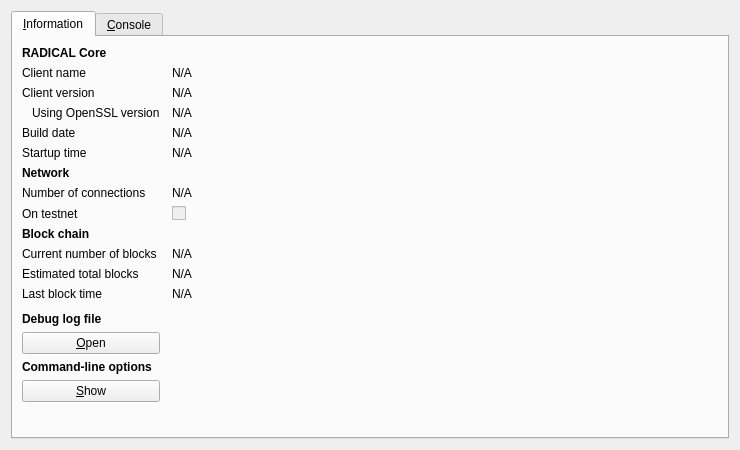
<?xml version="1.0" encoding="UTF-8"?>
<ui version="4.0">
 <class>RPCConsole</class>
 <widget class="QDialog" name="RPCConsole">
  <property name="geometry">
   <rect>
    <x>0</x>
    <y>0</y>
    <width>740</width>
    <height>450</height>
   </rect>
  </property>
  <property name="windowTitle">
   <string>RADICAL - Debug window</string>
  </property>
  <layout class="QVBoxLayout" name="verticalLayout_2">
   <item>
    <widget class="QTabWidget" name="tabWidget">
     <property name="currentIndex">
      <number>0</number>
     </property>
     <widget class="QWidget" name="tab_info">
      <attribute name="title">
       <string>&amp;Information</string>
      </attribute>
      <layout class="QGridLayout" name="gridLayout" columnstretch="0,1">
       <property name="horizontalSpacing">
        <number>12</number>
       </property>
       <item row="0" column="0">
        <widget class="QLabel" name="label_9">
         <property name="font">
          <font>
           <weight>75</weight>
           <bold>true</bold>
          </font>
         </property>
         <property name="text">
          <string>RADICAL Core</string>
         </property>
        </widget>
       </item>
       <item row="1" column="0">
        <widget class="QLabel" name="label_5">
         <property name="text">
          <string>Client name</string>
         </property>
        </widget>
       </item>
       <item row="1" column="1">
        <widget class="QLabel" name="clientName">
         <property name="cursor">
          <cursorShape>IBeamCursor</cursorShape>
         </property>
         <property name="text">
          <string>N/A</string>
         </property>
         <property name="textFormat">
          <enum>Qt::PlainText</enum>
         </property>
         <property name="textInteractionFlags">
          <set>Qt::LinksAccessibleByMouse|Qt::TextSelectableByKeyboard|Qt::TextSelectableByMouse</set>
         </property>
        </widget>
       </item>
       <item row="2" column="0">
        <widget class="QLabel" name="label_6">
         <property name="text">
          <string>Client version</string>
         </property>
        </widget>
       </item>
       <item row="2" column="1">
        <widget class="QLabel" name="clientVersion">
         <property name="cursor">
          <cursorShape>IBeamCursor</cursorShape>
         </property>
         <property name="text">
          <string>N/A</string>
         </property>
         <property name="textFormat">
          <enum>Qt::PlainText</enum>
         </property>
         <property name="textInteractionFlags">
          <set>Qt::LinksAccessibleByMouse|Qt::TextSelectableByKeyboard|Qt::TextSelectableByMouse</set>
         </property>
        </widget>
       </item>
       <item row="3" column="0">
        <widget class="QLabel" name="label_14">
         <property name="text">
          <string>Using OpenSSL version</string>
         </property>
         <property name="indent">
          <number>10</number>
         </property>
        </widget>
       </item>
       <item row="3" column="1">
        <widget class="QLabel" name="openSSLVersion">
         <property name="cursor">
          <cursorShape>IBeamCursor</cursorShape>
         </property>
         <property name="text">
          <string>N/A</string>
         </property>
         <property name="textFormat">
          <enum>Qt::PlainText</enum>
         </property>
         <property name="textInteractionFlags">
          <set>Qt::LinksAccessibleByMouse|Qt::TextSelectableByKeyboard|Qt::TextSelectableByMouse</set>
         </property>
        </widget>
       </item>
       <item row="4" column="0">
        <widget class="QLabel" name="label_12">
         <property name="text">
          <string>Build date</string>
         </property>
        </widget>
       </item>
       <item row="4" column="1">
        <widget class="QLabel" name="buildDate">
         <property name="cursor">
          <cursorShape>IBeamCursor</cursorShape>
         </property>
         <property name="text">
          <string>N/A</string>
         </property>
         <property name="textFormat">
          <enum>Qt::PlainText</enum>
         </property>
         <property name="textInteractionFlags">
          <set>Qt::LinksAccessibleByMouse|Qt::TextSelectableByKeyboard|Qt::TextSelectableByMouse</set>
         </property>
        </widget>
       </item>
       <item row="5" column="0">
        <widget class="QLabel" name="label_13">
         <property name="text">
          <string>Startup time</string>
         </property>
        </widget>
       </item>
       <item row="5" column="1">
        <widget class="QLabel" name="startupTime">
         <property name="cursor">
          <cursorShape>IBeamCursor</cursorShape>
         </property>
         <property name="text">
          <string>N/A</string>
         </property>
         <property name="textFormat">
          <enum>Qt::PlainText</enum>
         </property>
         <property name="textInteractionFlags">
          <set>Qt::LinksAccessibleByMouse|Qt::TextSelectableByKeyboard|Qt::TextSelectableByMouse</set>
         </property>
        </widget>
       </item>
       <item row="6" column="0">
        <widget class="QLabel" name="label_11">
         <property name="font">
          <font>
           <weight>75</weight>
           <bold>true</bold>
          </font>
         </property>
         <property name="text">
          <string>Network</string>
         </property>
        </widget>
       </item>
       <item row="7" column="0">
        <widget class="QLabel" name="label_7">
         <property name="text">
          <string>Number of connections</string>
         </property>
        </widget>
       </item>
       <item row="7" column="1">
        <widget class="QLabel" name="numberOfConnections">
         <property name="cursor">
          <cursorShape>IBeamCursor</cursorShape>
         </property>
         <property name="text">
          <string>N/A</string>
         </property>
         <property name="textFormat">
          <enum>Qt::PlainText</enum>
         </property>
         <property name="textInteractionFlags">
          <set>Qt::LinksAccessibleByMouse|Qt::TextSelectableByKeyboard|Qt::TextSelectableByMouse</set>
         </property>
        </widget>
       </item>
       <item row="8" column="0">
        <widget class="QLabel" name="label_8">
         <property name="text">
          <string>On testnet</string>
         </property>
        </widget>
       </item>
       <item row="8" column="1">
        <widget class="QCheckBox" name="isTestNet">
         <property name="enabled">
          <bool>false</bool>
         </property>
         <property name="text">
          <string/>
         </property>
        </widget>
       </item>
       <item row="9" column="0">
        <widget class="QLabel" name="label_10">
         <property name="font">
          <font>
           <weight>75</weight>
           <bold>true</bold>
          </font>
         </property>
         <property name="text">
          <string>Block chain</string>
         </property>
        </widget>
       </item>
       <item row="10" column="0">
        <widget class="QLabel" name="label_3">
         <property name="text">
          <string>Current number of blocks</string>
         </property>
        </widget>
       </item>
       <item row="10" column="1">
        <widget class="QLabel" name="numberOfBlocks">
         <property name="cursor">
          <cursorShape>IBeamCursor</cursorShape>
         </property>
         <property name="text">
          <string>N/A</string>
         </property>
         <property name="textFormat">
          <enum>Qt::PlainText</enum>
         </property>
         <property name="textInteractionFlags">
          <set>Qt::LinksAccessibleByMouse|Qt::TextSelectableByKeyboard|Qt::TextSelectableByMouse</set>
         </property>
        </widget>
       </item>
       <item row="11" column="0">
        <widget class="QLabel" name="label_4">
         <property name="text">
          <string>Estimated total blocks</string>
         </property>
        </widget>
       </item>
       <item row="11" column="1">
        <widget class="QLabel" name="totalBlocks">
         <property name="cursor">
          <cursorShape>IBeamCursor</cursorShape>
         </property>
         <property name="text">
          <string>N/A</string>
         </property>
         <property name="textFormat">
          <enum>Qt::PlainText</enum>
         </property>
         <property name="textInteractionFlags">
          <set>Qt::LinksAccessibleByMouse|Qt::TextSelectableByKeyboard|Qt::TextSelectableByMouse</set>
         </property>
        </widget>
       </item>
       <item row="12" column="0">
        <widget class="QLabel" name="label_2">
         <property name="text">
          <string>Last block time</string>
         </property>
        </widget>
       </item>
       <item row="12" column="1">
        <widget class="QLabel" name="lastBlockTime">
         <property name="cursor">
          <cursorShape>IBeamCursor</cursorShape>
         </property>
         <property name="text">
          <string>N/A</string>
         </property>
         <property name="textFormat">
          <enum>Qt::PlainText</enum>
         </property>
         <property name="textInteractionFlags">
          <set>Qt::LinksAccessibleByMouse|Qt::TextSelectableByKeyboard|Qt::TextSelectableByMouse</set>
         </property>
        </widget>
       </item>
       <item row="13" column="0">
        <spacer name="verticalSpacer_2">
         <property name="orientation">
          <enum>Qt::Vertical</enum>
         </property>
         <property name="sizeHint" stdset="0">
          <size>
           <width>20</width>
           <height>20</height>
          </size>
         </property>
        </spacer>
       </item>
       <item row="14" column="0">
        <widget class="QLabel" name="labelDebugLogfile">
         <property name="font">
          <font>
           <weight>75</weight>
           <bold>true</bold>
          </font>
         </property>
         <property name="text">
          <string>Debug log file</string>
         </property>
        </widget>
       </item>
       <item row="15" column="0">
        <widget class="QPushButton" name="openDebugLogfileButton">
         <property name="toolTip">
          <string>Open the RADICAL debug log file from the current data directory. This can take a few seconds for large log files.</string>
         </property>
         <property name="text">
          <string>&amp;Open</string>
         </property>
         <property name="autoDefault">
          <bool>false</bool>
         </property>
        </widget>
       </item>
       <item row="16" column="0">
        <widget class="QLabel" name="labelCLOptions">
         <property name="font">
          <font>
           <weight>75</weight>
           <bold>true</bold>
          </font>
         </property>
         <property name="text">
          <string>Command-line options</string>
         </property>
        </widget>
       </item>
       <item row="17" column="0">
        <widget class="QPushButton" name="showCLOptionsButton">
         <property name="toolTip">
          <string>Show the RADICAL-Qt help message to get a list with possible RADICAL command-line options.</string>
         </property>
         <property name="text">
          <string>&amp;Show</string>
         </property>
         <property name="autoDefault">
          <bool>false</bool>
         </property>
        </widget>
       </item>
       <item row="18" column="0">
        <spacer name="verticalSpacer">
         <property name="orientation">
          <enum>Qt::Vertical</enum>
         </property>
         <property name="sizeHint" stdset="0">
          <size>
           <width>20</width>
           <height>40</height>
          </size>
         </property>
        </spacer>
       </item>
      </layout>
     </widget>
     <widget class="QWidget" name="tab_console">
      <attribute name="title">
       <string>&amp;Console</string>
      </attribute>
      <layout class="QVBoxLayout" name="verticalLayout_3">
       <property name="spacing">
        <number>3</number>
       </property>
       <item>
        <widget class="QTextEdit" name="messagesWidget">
         <property name="minimumSize">
          <size>
           <width>0</width>
           <height>100</height>
          </size>
         </property>
         <property name="readOnly">
          <bool>true</bool>
         </property>
         <property name="tabKeyNavigation" stdset="0">
          <bool>false</bool>
         </property>
         <property name="columnCount" stdset="0">
          <number>2</number>
         </property>
        </widget>
       </item>
       <item>
        <layout class="QHBoxLayout" name="horizontalLayout">
         <property name="spacing">
          <number>3</number>
         </property>
         <item>
          <widget class="QLabel" name="label">
           <property name="text">
            <string notr="true">&gt;</string>
           </property>
          </widget>
         </item>
         <item>
          <widget class="QLineEdit" name="lineEdit"/>
         </item>
         <item>
          <widget class="QPushButton" name="clearButton">
           <property name="maximumSize">
            <size>
             <width>24</width>
             <height>24</height>
            </size>
           </property>
           <property name="toolTip">
            <string>Clear console</string>
           </property>
           <property name="text">
            <string/>
           </property>
           <property name="icon">
            <iconset resource="../bitcoin.qrc">
             <normaloff>:/icons/remove</normaloff>:/icons/remove</iconset>
           </property>
           <property name="shortcut">
            <string notr="true">Ctrl+L</string>
           </property>
           <property name="autoDefault">
            <bool>false</bool>
           </property>
          </widget>
         </item>
        </layout>
       </item>
      </layout>
     </widget>
    </widget>
   </item>
  </layout>
 </widget>
 <resources>
  <include location="../bitcoin.qrc"/>
 </resources>
 <connections/>
</ui>
